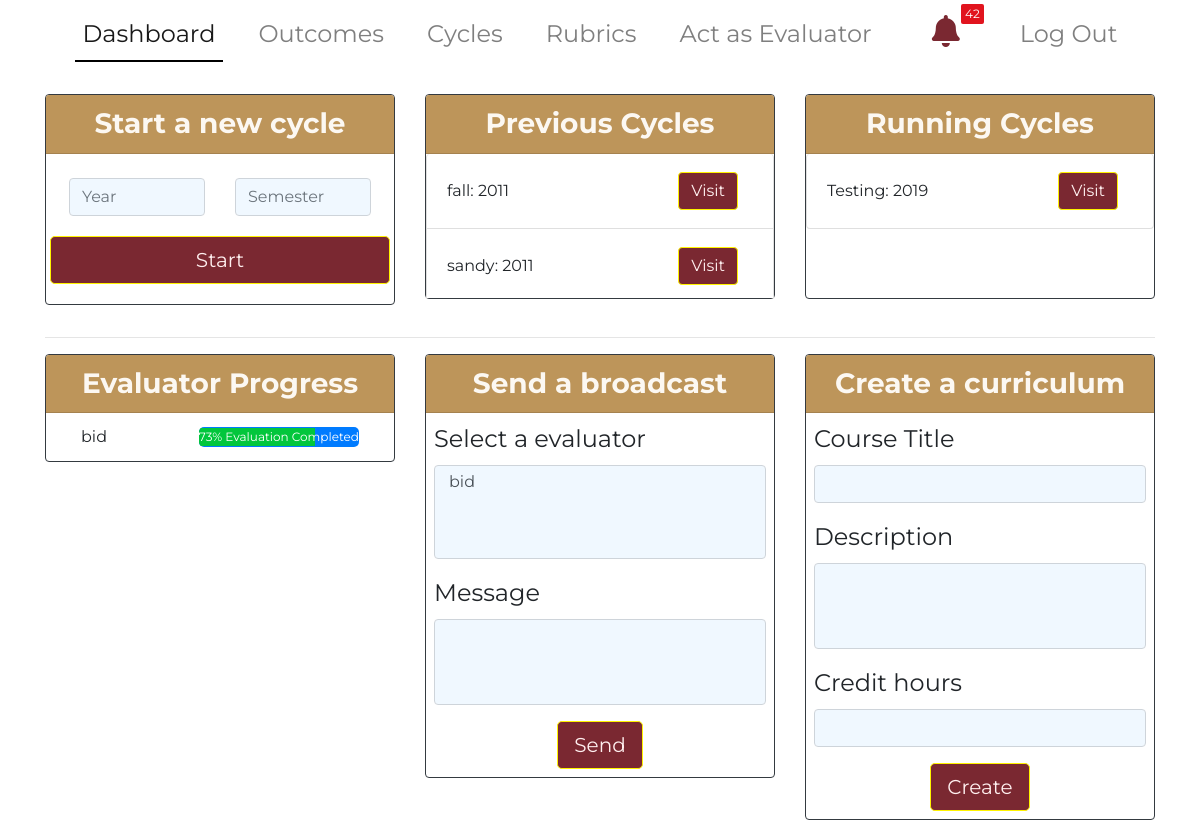
Before: /dashboard (signed in) with the older database file.
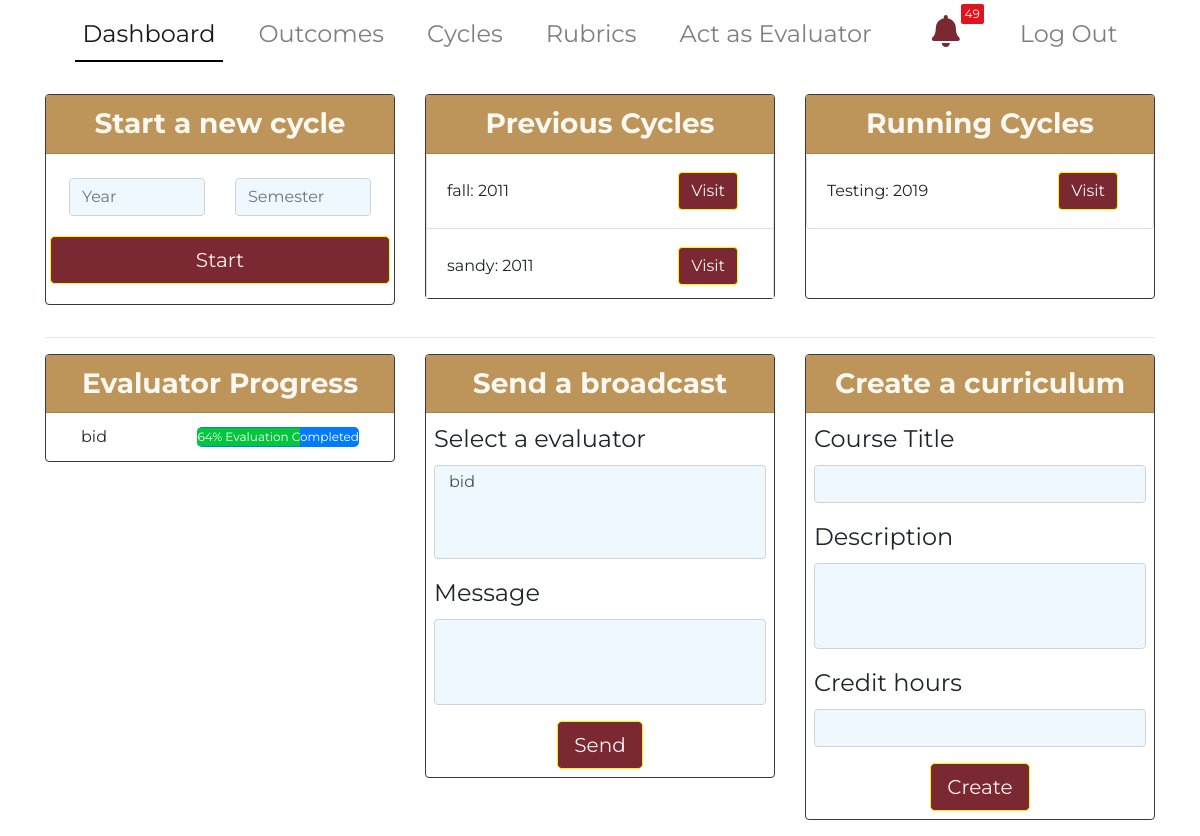
After: the same page with the newer database file.
### main/models.py (models this page shows, shortened)
class Cycle(models.Model):
    year = models.PositiveIntegerField()
    semester = models.CharField(max_length=200)
    startDate = models.DateField(default=None)
    endDate = models.DateField(default=None, null=True)
    isCurrent = models.BooleanField(default=True)

class Evaluator(models.Model):
    name = models.CharField(max_length=100)
    email = models.CharField(max_length=200)
    invited_by = models.CharField(max_length=200, default="Admin")
    perc_completed = models.FloatField(null=True,blank=True,default=0.0)
    def __str__(self):
        return self.name

### main/views.py (the view)
# urls.py: path('dashboard', views.dashboard, name = 'dashboard'),
@user_passes_test(admin_test)
def dashboard(request):
    cyc = Cycle.objects.all()
    mycyc = 0
    for cycles in cyc:
        if (cycles.isCurrent):
            mycyc = cycles
    outcome_a = Outcome.objects.all()
    outcome_list = []
    for oc in outcome_a:
        for v in oc.cycle.all():
            if (v == mycyc):
                outcome_list.append(oc)
    measure_a = Measure.objects.all()
    measure_list = []
    for me in measure_a:
        for o in outcome_list:
            if (me.outcome == o):
                measure_list.append(me)
    eval_a = Evaluator.objects.all()
    evaluator_list = []
    for eval in eval_a:
        for mymea in measure_list:
            for eval_more in mymea.evaluator.all():
                if (eval == eval_more):
                    evaluator_list.append(eval)
    context = {'evaluator': evaluator_list, 'dashboard':'active',
            'notification_count' : Notification.objects.filter(read=False).count(),
            'notifications' : Notification.objects.filter(read=False).order_by('-created_at'), 'cycles':cyc
            }
    return render(request, 'main/adminhome.html', context)

### main/views.py (called while the page is built)
def admin_test(user):
    return user.is_superuser

### main/templates/main/adminhome.html (shortened to what this page needs)
{% extends  'main/adminbase.html' %}
{%load static%}
{%block body_block%}
<div class = "container-fluid">
  <div class = "container" id = "main_content">
    <div class = "row">
       <div class = "col col-lg-4 col-md-12 col-sm-12 col-xs-12 col-12">
         <div class = "card border-dark mb-3">
           <h3 class = "card-header title text-center"> Start a new cycle </h3>
           <form action = "{% url 'main:newCycle' %}" method = "POST" >
             <div class="row mt-4 ml-2 mr-2">
               <div class="col col-lg-6 col-md-6 col-sm-12 col-xs-12 col-12">
                  <div class="form-group">
                    <input type="text" name = "year" class="form-control" placeholder="Year" required>
                  </div>
               </div>
               <div class="col col-lg-6 col-md-6 col-sm-12 col-xs-12 col-12">
                 <div class="form-group">
                   <input type="text" name = "semester" class="form-control" placeholder="Semester" required>
                 </div>
               </div>
             </div>
             <div class = "row p-1">
               <div class = "col col-12 ml-0.5">
             <div class="form-group">
               <button type = "submit" class = "btn btn-primary btn-lg btn-block">Start</button>
             </div>
             </div>
           </div>
           </form>
           </div>
           </div>
      <div class = "col col-lg-4 col-md-12 col-sm-12 col-xs-12 col-12">
       <div class = "card border-dark mb-3" >
         <h3 class = "card-header title text-center"> Previous Cycles </h3>
         <ul class="list-group" style="overflow-y:scroll; height: 18vh">
           {%for cycle in cycles%}
             {%if cycle.isCurrent == False %}
             <li class="list-group-item d-flex justify-content-between align-items-center">
               {{cycle.semester}}: {{cycle.year}}
             <a href = "{% url 'main:cycle' cycle.id %}">
               <button class = "btn btn-primary"> Visit </button>
             </a>
             </li>
             {%endif%}
           {%endfor%}
         </ul>
       </div>
     </div>
     <div class = "col col-lg-4 col-md-12 col-sm-12 col-xs-12 col-12">
       <div id= "card-border-dark-mb-3" class = "card border-dark mb-3">
         <h3 class = "card-header title text-center">Running Cycles </h3>
         <ul class="list-group" style="overflow-y:scroll; height: 18vh">
           {%for cycle in cycles%}
             {%if cycle.isCurrent %}
             <li class="list-group-item d-flex justify-content-between align-items-center">
               {{cycle.semester}}: {{cycle.year}}
             <a href = "{% url 'main:cycle' cycle.id %}">
               <button class = "btn btn-primary"> Visit </button>
             </a>
             </li>
             {%endif%}
           {%endfor%}
         </ul>
       </div>
     </div>
</div>
<hr/>
<div class = "row">
    <div class = "col col-lg-4 col-md-6 col-sm-12 col-xs-12 col-12">
       <div class = "card border-dark mb-3">
         <h3 class = "card-header title text-center"> Evaluator Progress </h3>
         <div class="container">
          <ul class="list-group list-group-flush ">
         {% for eval in evaluator %}
             <li class = "list-group-item d-flex justify-content-between d-flex align-items-center">{{eval}}
           <div class="progress progress-admin ">
               <div class="progress-bar bg-danger " role="progressbar" aria-valuenow="40"
               aria-valuemin="0" aria-valuemax="100" style="width:{{eval.perc_completed}}%">
                 {{eval.perc_completed|floatformat:0}}% Evaluation Completed
               </div>
           </div>
         </li>
           {% endfor %}
         </ul>
         </div>
       </div>
     </div>
     <div class = "col col-lg-4 col-md-6 col-sm-12 col-xs-12 col-12">
        <div class = "card border-dark mb-3">
          <h3 class = "card-header title text-center"> Send a broadcast </h3>
          <div class="container p-2">
            <form action = "{%url 'main:broadcast'%}" method = 'POST'>
            <div class="form-group">
              <label for="exampleFormControlSelect2">Select a evaluator</label>
              <select multiple class="form-control" id="exampleFormControlSelect2" name = "evaluator">
                {%for ev in evaluator%}
                <option value = "{{ev.email}}">{{ev.name}}</option>
                {%endfor%}
              </select>
            </div>
            <div class="form-group">
              <label for="exampleFormControlTextarea1">Message</label>
              <textarea class="form-control" id="exampleFormControlTextarea1" rows="3" name="message"></textarea>
            </div>
            <div class = "text-center">
              <button type="submit" class="btn btn-primary btn-lg">Send</button>
            </div>
          </form>
          </div>
        </div>
      </div>
      <div class = "col col-lg-4 col-sm-12 col-xs-12 col-12">
        <div class = "card border-dark mb-3">
          <h3 class = "card-header title text-center"> Create a curriculum </h3>
          <div class="container p-2">
            <form action = "{%url 'main:create_curriculum'%}" method = 'POST'>
            <div class="form-group">
              <label for="exampleFormControlSelect2">Course Title</label>
              <input class="form-control" type="text" name="title"></input>
            </div>
            <div class="form-group">
              <label for="exampleFormControlTextarea1">Description</label>
              <textarea class="form-control" id="exampleFormControlTextarea1" rows="3" name="description"></textarea>
            </div>
            <div class="form-group">
              <label for="exampleFormControlTextarea1">Credit hours</label>
              <input class="form-control" type="number" name="credit_hours"></input>
            </div>
            <div class = "text-center">
              <button type="submit" class="btn btn-primary btn-lg">Create</button>
            </div>
          </form>
          </div>
        </div>
      </div>
</div>
</div>
</div>
{%endblock%}

### main/templates/main/adminbase.html (shortened to what this page needs)
{% load static %}
<!DOCTYPE html>
<html lang="en">
<head>
    <link rel="stylesheet" href="https://stackpath.bootstrapcdn.com/bootstrap/4.3.1/css/bootstrap.min.css">
    <link rel="stylesheet" href = "{% static 'css/landing.css' %}">
  <link rel="stylesheet" href="https://cdnjs.cloudflare.com/ajax/libs/animate.css/3.7.0/animate.min.css">
    <link rel="stylesheet" href="https://use.fontawesome.com/releases/v5.7.2/css/all.css">
</head>
<body>
{% include 'main/navbar.html'%}
  {% block body_block %}
  {% endblock %}
</body>
</html>

### main/templates/main/navbar.html (shortened to what this page needs)
{% load static %}
    <div class = "container-fluid">
      <div class = "container" id = "main_content">
<nav class="navbar sticky-top navbar-expand-lg  navbar-light ">
  <div class="collapse navbar-collapse" id="navbarTogglerDemo03">
    <ul class="navbar-nav w-100 mr-auto mt-2 mt-lg-0 justify-content-around">
      <li class="nav-item {{dashboard}}" >
        <a class="nav-link" href="{%url 'main:dashboard'%}" >Dashboard</a>
      </li>
      <li class="nav-item {{outcome}}" >
        <a class="nav-link" href="{%url 'main:outcomes'%}">Outcomes</a>
      </li>
      <li class="nav-item {{cycle}}" >
        <a class="nav-link" href="{%url 'main:cycles'%}">Cycles</a>
      </li>
      <li class="nav-item {{rubric}}" >
        <a class="nav-link" href="{%url 'main:rubrics'%}">Rubrics</a>
      </li>
      <li class="nav-item {{evaluatorhome}}">
  <a class = "nav-link" href="{%url 'main:homepage'%}">Act as Evaluator</a>
</li>
<li id="noti_Container">
             <div id="noti_Counter">
             {{notification_count}}
           </div>
             <a id="noti_Button" >
               <span style="font-size: 2em; color: #7a2831;">
               <i class="fas fa-bell"></i>
               </span>
             </a>
         </li>
<li class="nav-item {{logout}}">
  <a class = "nav-link" href="{%url 'main:logout'%}">Log Out</a>
</li>
    </ul>
  </div>
</nav>
<br/>
</div>
</div>

### main/static/css/landing.css (style rules this page uses)
body { font-family: Montserrat, Lato, 'Nunito Sans', Helvetica, Arial, Platino, Garamond, Bookman, Lucidia; }
body { height: 100vh; }
th, label { font-size: 1.5rem; }
li.nav-item.active { border-bottom: 2px solid black; }
.nav-item { font-size: 1.5rem; }
.progress-admin { background: :#9aa1a7; border: 0px solid rgba(245, 245, 245, 1); border-radius: 5px; height: 20px; }
.btn-primary { color: #ffefef !important; background-color: #7a2831 !important; border-color: #fff300; }
.card-header { background-color: rgb(219,217,214) }
.card-header { background-color: #BD955A; color: rgb(252, 248, 242); }
textarea { resize: none; overflow: hidden; }
.bg-danger { background-color: #02c63c !important; }
.progress-admin { display: -ms-flexbox; display: flex; -ms-flex-direction: column; flex-direction: column; -ms-flex-pack: center; justify-content: center; color: #111405; text-align: center; white-space: nowrap; background-color: #007bff; transition: width .6s ease; }
.form-control { color: #495057; background-color: aliceblue; }

### main/templates/main/navbar.html (style rules this page uses)
ul li a { color:#FFF; text-decoration:none; padding:6px 15px; cursor:pointer; }
#noti_Container { position:relative; }
#noti_Button { -moz-border-radius:50%; -webkit-border-radius:50%; margin:-3px 10px 0 10px; cursor:pointer; }
#noti_Counter { right: 1px; display: block; position: absolute; background: #E1141E; color: #FFF; font-size: 12px; font-weight: normal; padding: 1px 4px; margin: -2px 0 0 15px; border-radius: 2px; -moz-border-radius: 2px; -webkit-border-radius: 2px; z-index: 1; }
h3 { display:block; color:#333; font-weight:bold; padding:8px; margin:0; border-bottom:solid 1px rgba(100, 100, 100, .30); }

Changed rows visible on the page:
changed Evaluator "bid": perc_completed "73" → "64"
Other visible differences:
{{ notification_count }}: "42" → "49"
